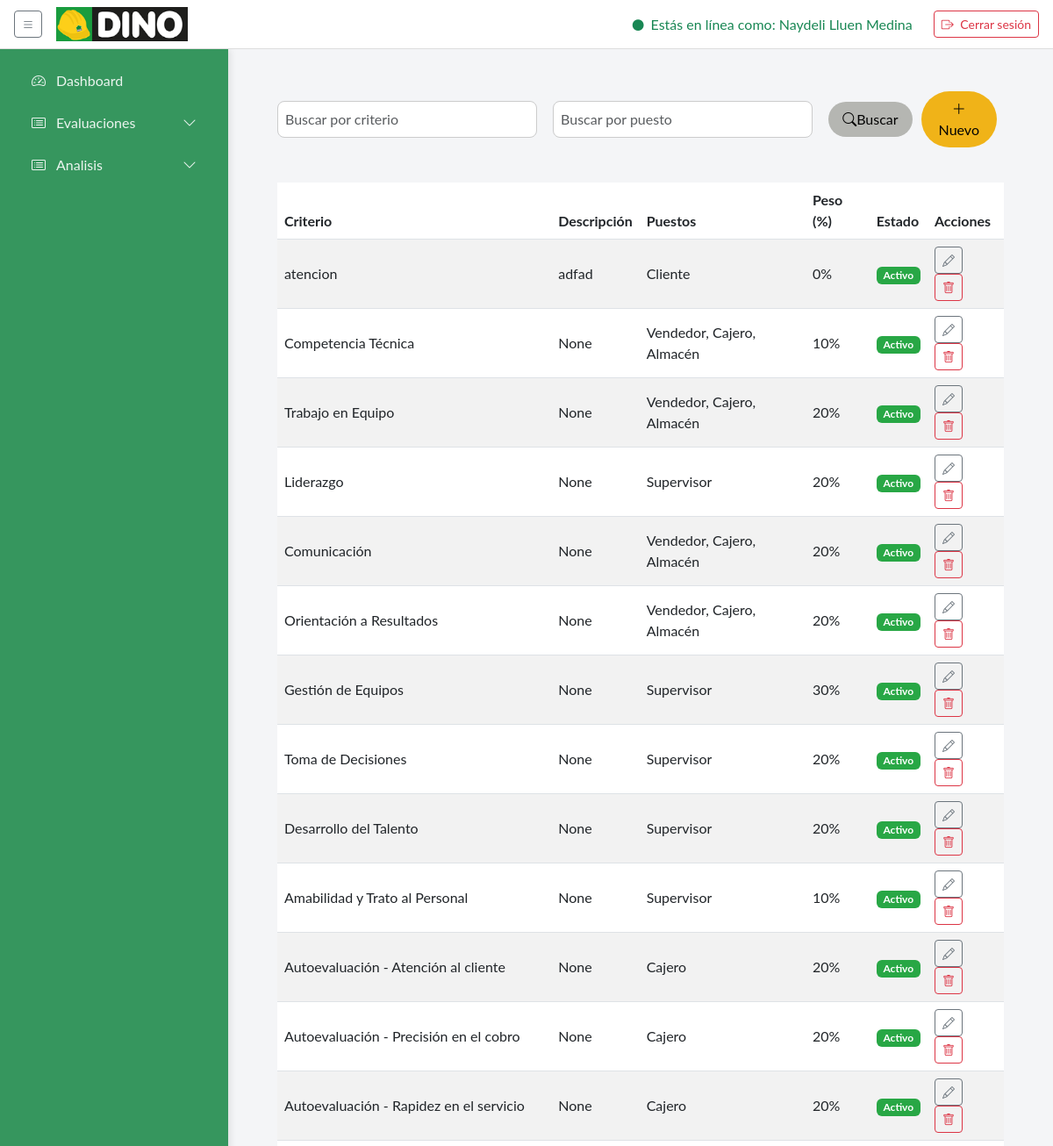
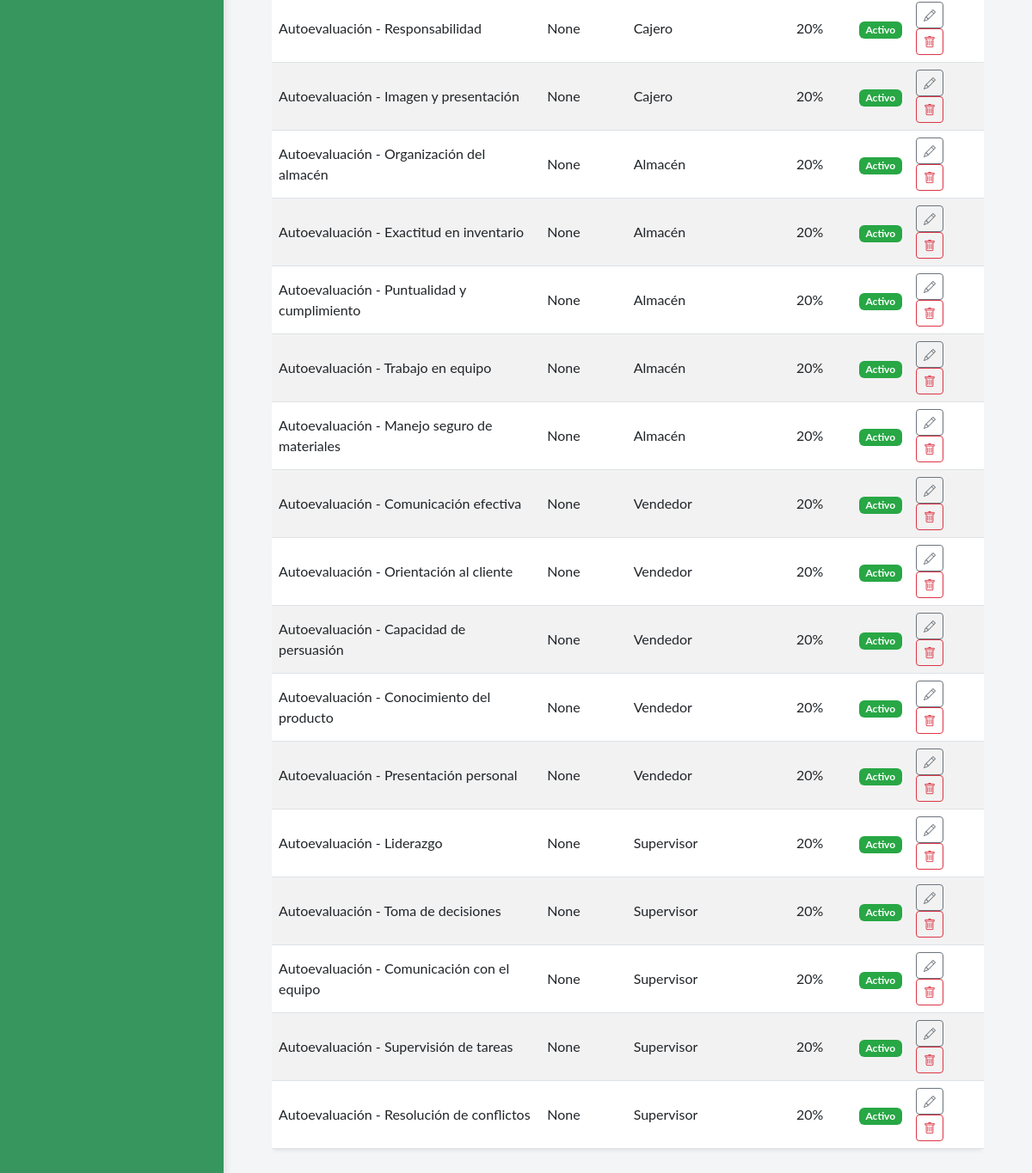
Page /criterios/ (signed in) on the earlier database version (2 pictures, top to bottom).
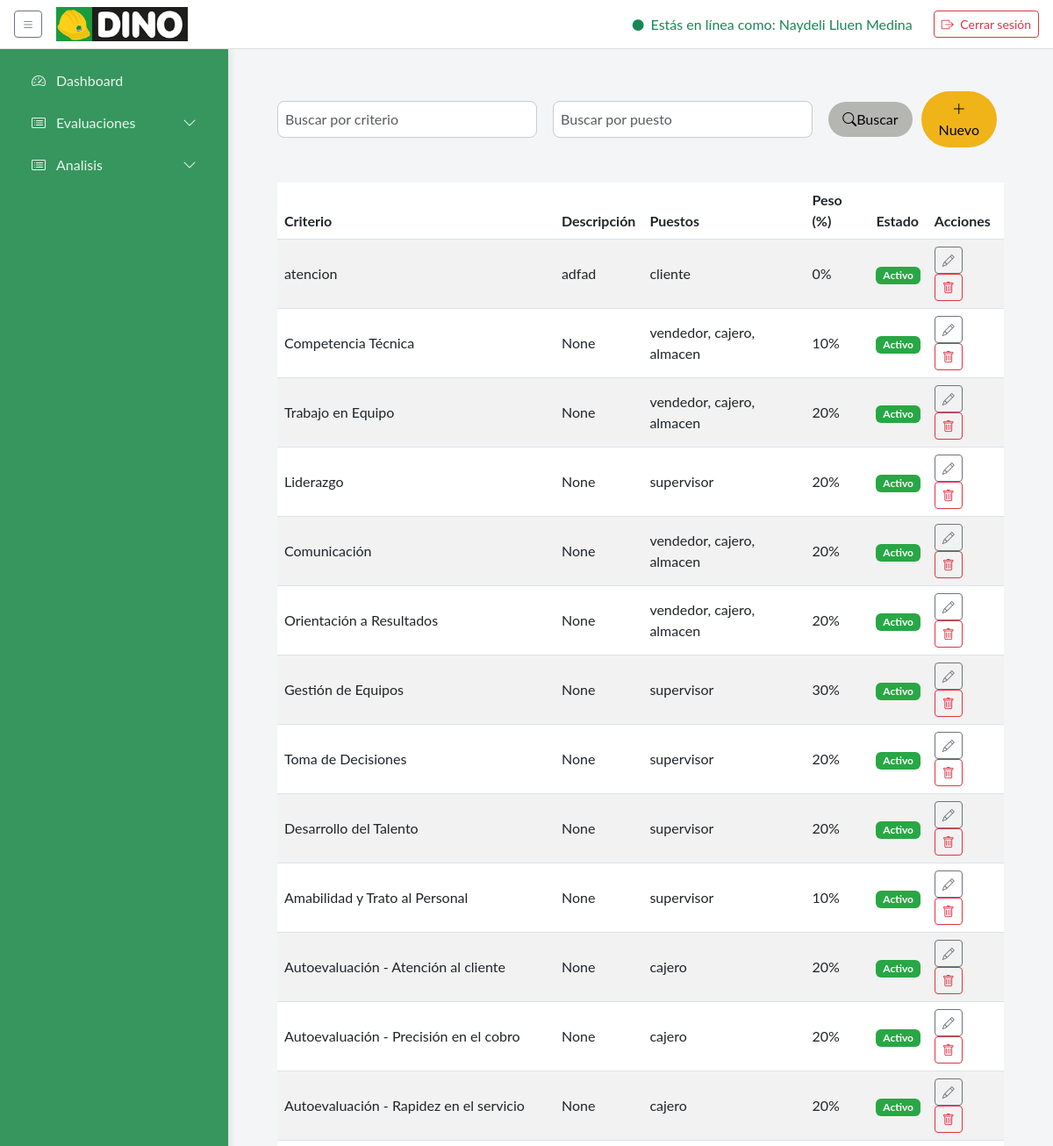
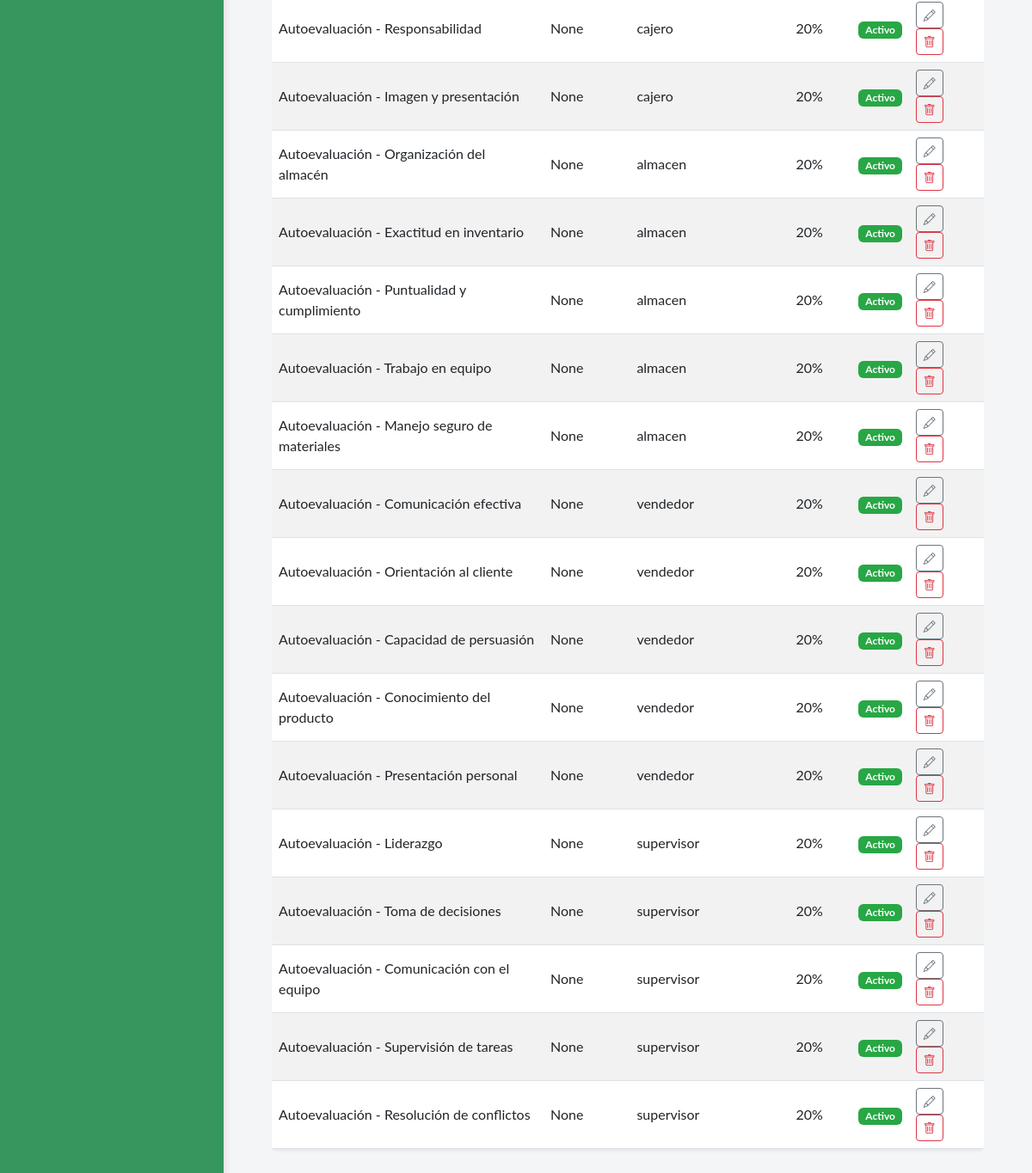
Same page on the later database version (2 pictures, top to bottom).
### core/models.py (models this page shows, shortened)
class Puesto(models.Model):
    nombre = models.CharField(max_length=50, unique=True)
    descripcion = models.TextField(blank=True, null=True)

### core/views.py (the view)
# urls.py: path('criterios/',                    views.lista_criterios,   name='lista_criterios'),
@login_required
def lista_criterios(request):
    criterios = Criterio.objects.all()
    nombre_criterio = request.GET.get('nombre', '')
    if nombre_criterio:
        criterios = criterios.filter(nombre__icontains=nombre_criterio)
    puesto_criterio = request.GET.get('puesto', '')
    if puesto_criterio:
        criterios = criterios.filter(puestos__nombre__icontains=puesto_criterio)
    return render(request, 'criterios/lista_criterios.html', {
        'criterios': criterios,
        'nombre_criterio': nombre_criterio,
        'puesto_criterio': puesto_criterio
    })

### templates/criterios/lista_criterios.html (shortened to what this page needs)
{% extends "base/base.html" %}
{% load static %}
{% block content %}
<div class="container py-2 fade-in">
  <div class="container py-2 fade-in">
    <div class="d-flex justify-content-between align-items-center mb-4">
      <div class="filtros">
        <form method="get" class="d-flex">
          <input type="text" name="nombre" class="form-control me-2" placeholder="Buscar por criterio"
            value="{{ nombre_criterio }}">
          <input type="text" name="puesto" class="form-control me-2" placeholder="Buscar por puesto"
            value="{{ puesto_criterio }}">
          <button type="submit" class="btn btn-buscar">
            <i class="bi bi-search"></i> Buscar
          </button>
          <a href="{% url 'nuevo_criterio' %}" class="btn btn-nuevo">
            <i class="bi bi-plus-lg"></i>Nuevo
          </a>
        </form>
      </div>
    </div>
    <div class="table-responsive">
      <table class="table table-striped align-middle shadow-sm rounded bg-white">
        <thead>
          <tr>
            <th>Criterio</th>
            <th>Descripción</th>
            <th>Puestos</th>
            <th>Peso (%)</th>
            <th>Estado</th>
            <th>Acciones</th>
          </tr>
        </thead>
        <tbody>
          {% for c in criterios %}
          <tr>
            <td>
              <a href="{% url 'detalle_criterio' c.pk %}" class="font-weight-bold text-decoration-none text-dark">
                {{ c.nombre }}
              </a>
            </td>
            <td>{{ c.descripcion }}</td>
            <td>
              {% for p in c.puestos.all %}
              {{ p.nombre }}{% if not forloop.last %}, {% endif %}
              {% endfor %}
            </td>
            <td>{{ c.peso }}%</td>
            <td>
              {% if c.estado == 'Activo' %}
              <span class="badge bg-success">Activo</span>
              {% else %}
              <span class="badge bg-secondary">Inactivo</span>
              {% endif %}
            </td>
            <td>
              <a href="{% url 'editar_criterio' c.pk %}" class="btn btn-sm btn-outline-secondary me-1" title="Editar">
                <i class="bi bi-pencil"></i>
              </a>
              <a href="{% url 'eliminar_criterio' c.pk %}" class="btn btn-sm btn-outline-danger" title="Eliminar">
                <i class="bi bi-trash"></i>
              </a>
            </td>
          </tr>
          {% empty %}
          <tr>
            <td colspan="6" class="text-center text-muted">
              No hay criterios registrados.
            </td>
          </tr>
          {% endfor %}
        </tbody>
      </table>
    </div>
  </div>
  {% endblock %}

Differences in the rows shown:
changed Puesto: nombre "Cliente" → "cliente"
changed Puesto: nombre "Vendedor" → "vendedor"
changed Puesto: nombre "Cajero" → "cajero"
changed Puesto: nombre "Almacén" → "almacen"
changed Puesto: nombre "Supervisor" → "supervisor"
